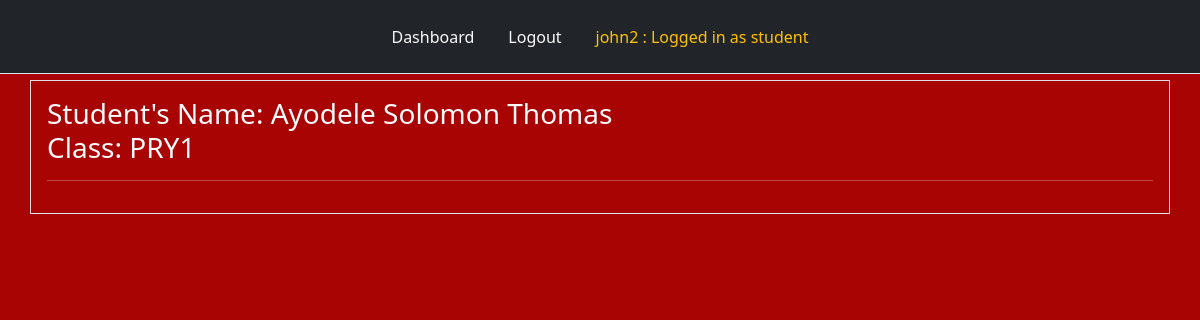
The page /results_student (signed in) on the database as committed earlier.
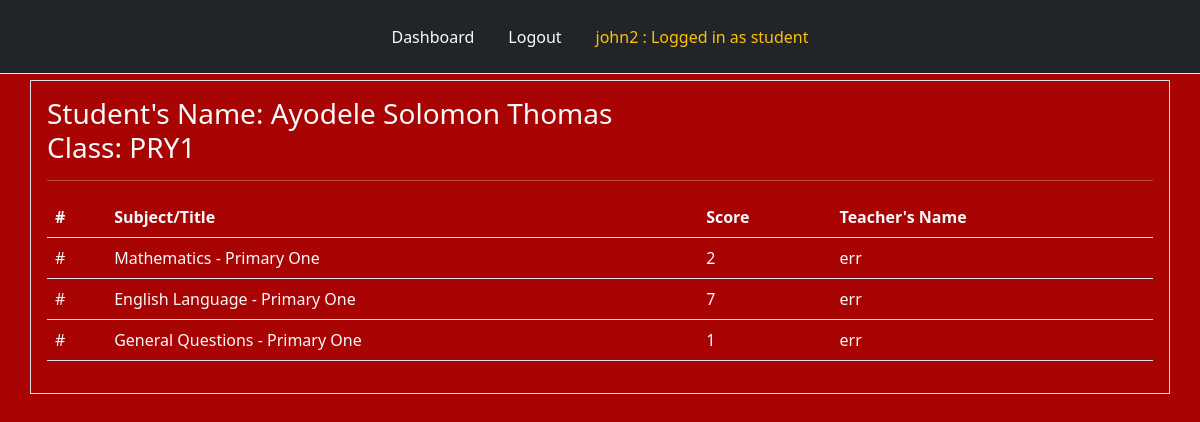
The same page on the database as committed later.
### tables this page shows
CREATE TABLE "students" (
	"id"	INTEGER,
	"name"	TEXT NOT NULL,
	"fullname"	TEXT NOT NULL,
	"password"	TEXT NOT NULL,
	"klass"	TEXT NOT NULL,
	PRIMARY KEY("id")
);

CREATE TABLE completed (
    id INTEGER PRIMARY KEY,
    student_name TEXT NOT NULL,
    student_fullname TEXT NOT NULL,
    klass TEXT NOT NULL,
    test_id INTEGER,
    title TEXT NOT NULL,
    score INTEGER,
    total INTEGER,
    teacher_name TEXT NOT NULL,
    teacher_fullname TEXT NOT NULL
);

### app.py (the view)
@app.route("/results_student", methods = ["POST", "GET"])
def results_student():
    user = get_current_user()
    db = connect_to_DB()
    klass = user[4]
    student_name = user[1]
    student_fullname = user[2]
    user_cursor = db.execute("SELECT * FROM completed WHERE student_name = ?", [student_name])
    results_student = user_cursor.fetchall()
    return render_template("results_student.html", user=user, results_student=results_student, klass=klass, student_fullname = student_fullname)

### app.py (called while the page is built)
@app.teardown_appcontext
def close_database(error):
    if hasattr(g, "app_database_db"):
        g.app_database_db.close()

def get_current_user():
    user_result = None
    if 'user' in session:
        user = session['user']
        db = getDatabase()
        student_cursor = db.execute("SELECT * FROM students WHERE name = ?", [user])
        student_result = student_cursor.fetchone()
        if student_result:
            user_result = student_result
        else:
            user_cursor = db.execute("SELECT * FROM users WHERE name = ?", [user])
            user_result = user_cursor.fetchone()
    return user_result

### database.py (called while the page is built)
def connect_to_DB():
    current_dir = os.path.dirname(os.path.abspath(__file__))
    db_file = os.path.join(current_dir, "app_database.db")
    sql = sqlite3.connect(db_file)
    sql.row_factory = sqlite3.Row
    return sql

def getDatabase():
    if not hasattr(g, "app_database_db"):
        g.app_database_db = connect_to_DB()
    return g.app_database_db

### templates/results_student.html (shortened to what this page needs)
{% from "nav.html" import links %}
<!doctype html>
<html lang="en">
  <head>
    <link href="https://cdn.jsdelivr.net/npm/bootstrap@5.2.3/dist/css/bootstrap.min.css" rel="stylesheet">
    <link rel="stylesheet" type="text/css" href="{{ url_for('static', filename = 'style.css') }}"
  </head>
  <body>
        <div class="header mb-2">
            {{ links(user) }}
        </div>
        <div class="question container border text-light p-3">
          <h3>
            Student's Name: {{ student_fullname }} <br> Class: {{ klass }}
          </h3>
          <hr style="color: white"/>
          <div class="list-group">
          {% if results_student %}
              <table class="table table-hover text-light">
                <thead>
                  <tr>
                    <th scope="col">#</th>
                    <th scope="col">Subject/Title</th>
                    <th scope="col">Score</th>
                    <th scope="col">Teacher's Name</th>
                  </tr>
                </thead>
                  {% for eachuser in results_student %}
                  <tbody>
                    <tr class="text-light">
                      <td>#</td>
                      <td>{{ eachuser['title'] }}</td>
                      <td>{{ eachuser['score'] }}</td>
                      <td>{{ eachuser['teacher_fullname'] }}</td>
                    </tr>
                  </tbody>
                  {% endfor %}
              </table>
          {% endif %}
          </div>
        </div>
  </body>
</html>

### templates/nav.html (shortened to what this page needs)
{% macro links(user) %}
<ul class="nav nav-tabs p-3 bg-dark justify-content-center position-fixed" style="top: 0; width: 100%; z-index: 9999;">
    {% if user %}
    <li class="nav-item">
        <a class="nav-link text-light" href="{{ url_for('dashboard') }}">Dashboard</a>
    </li>
    <li class="nav-item">
        <a class="nav-link text-light" href="{{ url_for('logout') }}">Logout</a>
    </li>
    {% endif %}
    {% if user %}
        <li class="nav-item">
            <a class="nav-link text-warning" href="{{ url_for('dashboard') }}">
                {{ user['name'] }} : Logged in as
                {% if user['klass'] in ["KG1", "KG2", "NUR1", "NUR2", "PRY1", "PRY2", "PRY3", "PRY4", "PRY5", "PRY6"] %}
                    student
                {% else %}
                    {{ user['role'] }}
                {% endif %}
            </a>
        </li>
    {% endif %}
</ul>
{% endmacro %}

### static/style.css (style rules this page uses)
body { background-color: rgb(168, 4, 4); margin-top: 80px; }

Rows that differ between the two databases and show on the page:
added completed: title "Mathematics - Primary One", score "2", teacher_fullname "err"
added completed: title "English Language - Primary One", score "7", teacher_fullname "err"
added completed: title "General Questions - Primary One", score "1", teacher_fullname "err"
Other text that changed with them:
text now shown: "# Subject/Title Score Teacher's Name"
